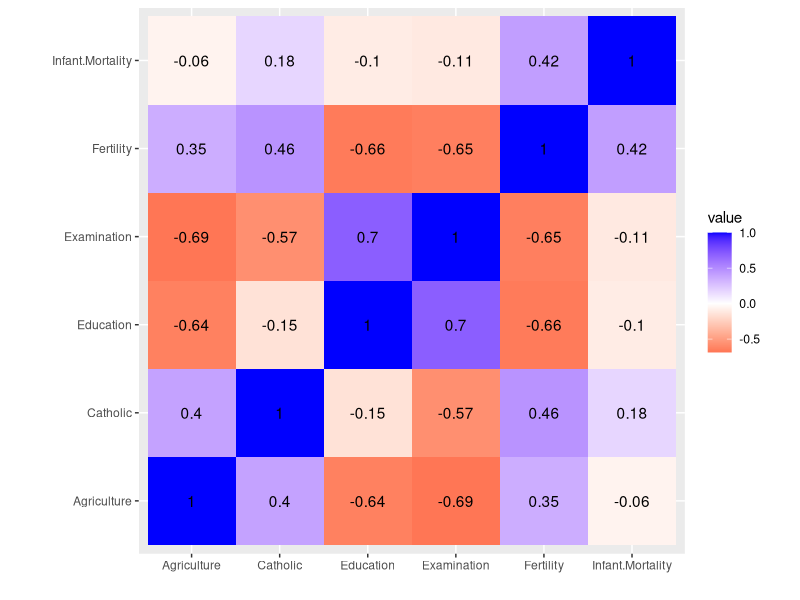
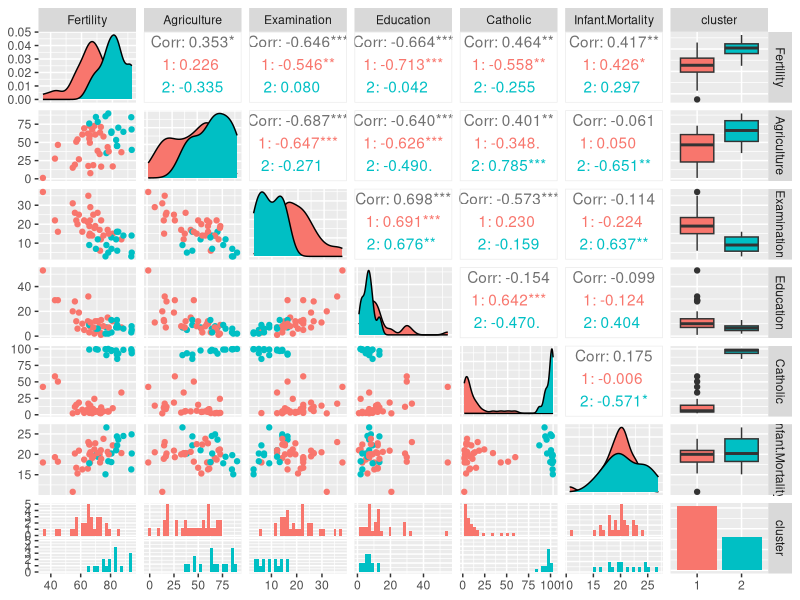

The R source for these figures, in order:
## ---- chunk 1
#DO NOT EDIT THIS CHUNK OR ANYTHING ABOVE IT!
knitr::opts_chunk$set(echo = TRUE, eval = TRUE, fig.align = "center", warning = F, message = F, tidy=T, tidy.opts=list(width.cutoff=50), R.options=list(max.print=100,dplyr.print_max=100))
## ---- chunk 2
library(tidyverse)
library(cluster)

head(swiss)

myRound <-function(val){
  roundedVal <- round(val, 2)
  return(roundedVal)
}


swiss %>% 
  select_if(is.numeric) %>% 
  cor %>% as.data.frame %>% 
  rownames_to_column() %>% 
  pivot_longer(-1) %>% 
  ggplot(aes(rowname, name, fill=value)) +
  geom_tile() + 
  geom_text(aes(label=(myRound(value)))) + 
  xlab("") + 
  ylab("") + 
  coord_fixed() + 
  scale_fill_gradient2(low="red", mid="white", high="blue")

## ---- chunk 3
sil_width <- numeric(length=10)
for (k in 2:10){
  pam <- pam(swiss, k)
  sil <- silhouette(pam$cluster, dist(swiss))
  sil_width[k] <- mean(sil[,3])
}
print(sil_width)

# k=2 maximizes silhouette width
swiss_pam <- pam(swiss, 2)
sil_2 <- silhouette(swiss_pam$cluster, dist(swiss))
mean(sil_2[, 3])

medoids <- swiss_pam$medoids
print(medoids)

mostSimilarAndMostDifferent <- function(data, mediod1, mediod2){
  max_dist <- 0
  min_dist <-200
  most_diff_col <- "Empty1"
  most_sim_col <- "Empty2"
  
  for (i in 1:6){
    diff_dist <- abs(data[mediod1, i] - data[mediod2, i])
    if (diff_dist > max_dist) {
      max_dist <- diff_dist
      most_diff_col <- colnames(swiss)[i]
    }
    else if(diff_dist < min_dist){
      min_dist <- diff_dist
      most_sim_col <- colnames(swiss)[i]
    }
  }
  result1 <- paste("Most similar column value is:", toString(most_sim_col))
  result2 <- paste("Most different column value is:", toString(most_diff_col))
  print(result1)
  print(result2)
}

mostSimilarAndMostDifferent(swiss, "Yverdon", "Monthey")
## ---- chunk 4
library(GGally)
swiss1 <- swiss %>% mutate(cluster=as.factor(swiss_pam$cluster))
ggpairs(data=swiss1, cols=1:6, aes(color=cluster))
## ---- chunk 5
## DO NOT DELETE THIS BLOCK!
sessionInfo()
Sys.time()
Sys.info()
